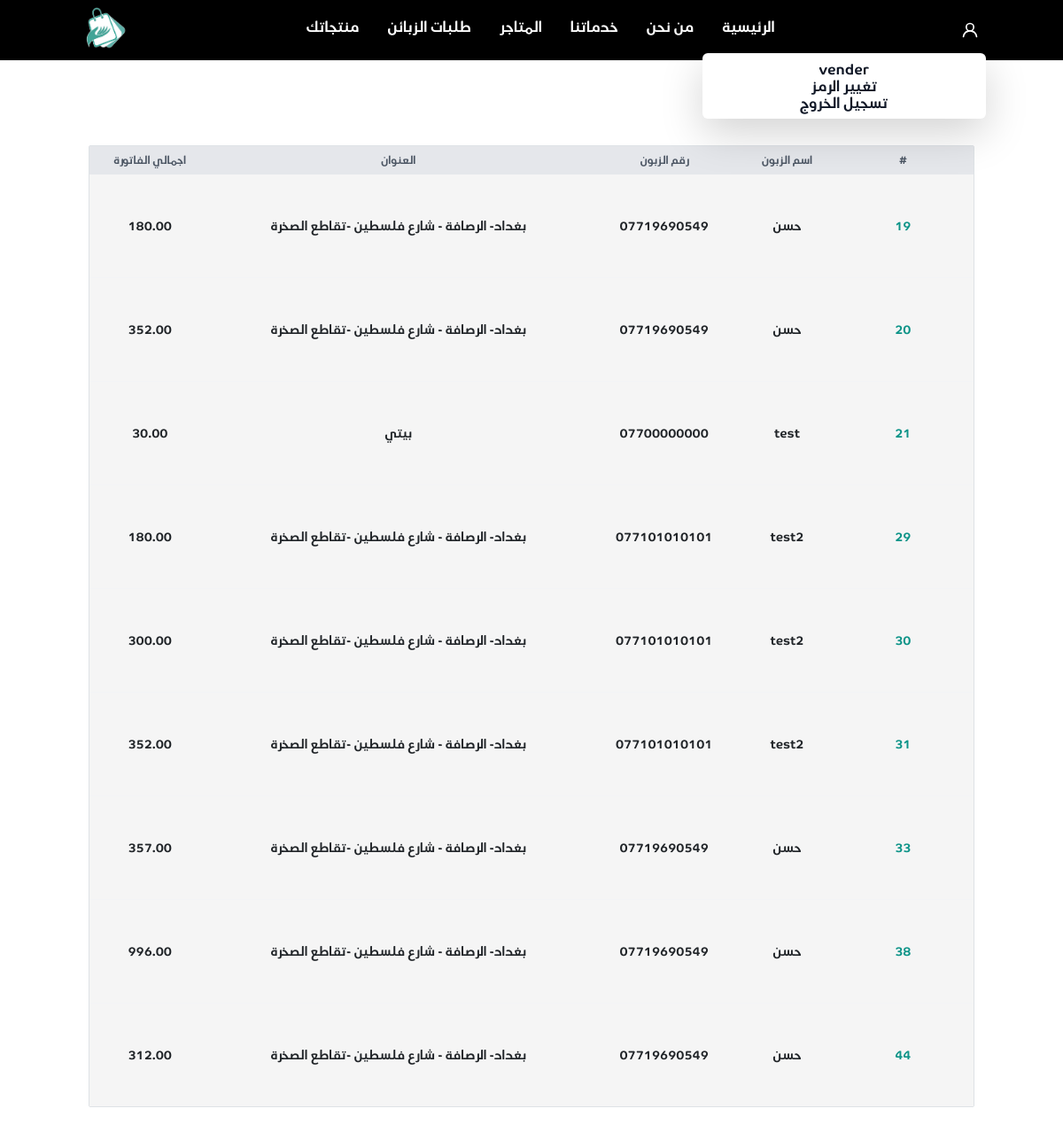
Page /vendor/view_customer_bills/ (signed in) on the committed database.
### jumla/models.py (models this page shows, shortened)
class User(AbstractUser):
    username = None
    phone_number = models.CharField(max_length=11, unique=True)
    address = models.CharField(max_length=255, null=True)
    USERNAME_FIELD = 'phone_number'
    REQUIRED_FIELDS = []
    objects = CustomUserManager()
    class Meta:
        verbose_name = "user"
        verbose_name_plural = "users"

class Bill(models.Model):
    cart = models.ForeignKey(Cart, on_delete=models.CASCADE, related_name="bill_cart")
    shop = models.ForeignKey(Shop, on_delete=models.CASCADE, related_name="shop_bill")
    products = models.ManyToManyField(Bill_Items, related_name="bill_products")
    Date = models.DateTimeField(default=timezone.now)
    total = models.DecimalField(max_digits=12, decimal_places=2, default=0)
    def get_total(self):
        self.total = sum(i.item.price * i.qty for i in self.products.all())
        self.save()
        return self.total

class Cart(models.Model):
    userOwner = models.ForeignKey(User, on_delete=models.CASCADE, related_name="user_cart")
    Date = models.DateTimeField(default=timezone.now)
    total = models.DecimalField(default=0, max_digits=12, decimal_places=2, null=True)
    checkout = models.BooleanField(default=False, null=True)
    city = models.ForeignKey(Governorate, on_delete=models.CASCADE, related_name="cart_city", null=True)

### jumla/decorators.py (the view)
        def wrapper_func(request, *args, **kwargs):
            group = None
            if request.user.groups.exists():
                group = request.user.groups.all()[0].name
            if group in allowed_roles:
                return view_func(request, *args, **kwargs)
            else:
                return HttpResponse('not in group')

### jumla/utilities/paginator.py (called while the page is built)
    def get_pages(self, page):
        self.page_nums = "a" * self.items.get_page(page).paginator.num_pages
        self.pages = self.items.get_page(page)
        return self.page_nums, self.pages

### jumla/views/vender.py (called while the page is built)
@login_required(login_url='login')
@allowed_users(allowed_roles=['vendor'])
def view_customer_bills(request):
    bills = Bill.objects.filter(cart__checkout=True, shop__shopOwner_id=request.user.id)
    for bill in bills:
        bill.total = bill.get_total()
        print(bill.total)
        if bill.total == 0:
            bill.delete()
    paginator_element = MyPaginator(bills, 10)
    page_number = request.GET.get('page')
    page_elements = paginator_element.get_pages(page_number)
    context = {"page_elements": page_elements[1], "page_nums": page_elements[0]}
    return render(request, 'jumla/vender/view_customer_bills.html', context)

### jumla/templates/jumla/vender/view_customer_bills.html
{% extends 'jumla/base/base.html' %}
{% load static %}
{% block content %}
<div class="py-24     min-h-screen">
  <div class="w-full  bg-white  rounded-sm border  border-gray-200">
    <div class="">
            <table class="w-full  bg-neutral-100">
                <thead class="text-xs font-semibold uppercase text-gray-600 bg-gray-200">
                    <tr>
                        <th class="p-2 whitespace-nowrap">
                            <div class="font-semibold text-center">#</div>
                        </th>
                        <th class="p-2 whitespace-nowrap">
                            <div class="font-semibold text-center">اسم الزبون</div>
                        </th>
                        <th class="p-2 whitespace-nowrap">
                            <div class="font-semibold text-center"> رقم الزبون</div>
                        </th>
                        <th class="p-2 whitespace-nowrap">
                            <div class="font-semibold text-center"> العنوان </div>
                        </th>
                        <th class="p-2 whitespace-nowrap">
                            <div class="font-semibold text-center"> اجمالي الفاتورة   </div>
                        </th>
                    </tr>
                </thead>
                <tbody class="text-sm divide-y   divide-gray-100">
                  {% for bill in page_elements %}
                    <tr>
                        <td class="p-5 whitespace-nowrap">
                            <div class="text-center text-teal-600"> <a href="{% url 'view_bill_products' bill.id %}">{{ bill.id }}</a> </div>
                        </td>
                        <td class="p-2 whitespace-nowrap">
                            <div class="text-center "> {{ bill.cart.userOwner.first_name}} </div>
                        </td>
                        <td class="p-2 whitespace-nowrap">
                            <div class="text-center font-medium "> {{ bill.cart.userOwner}} </div>
                        </td>
                        <td class="p-2 whitespace-nowrap">
                            <div class="text-sm text-center">{{ bill.cart.userOwner.address}} </div>
                        </td>
                        <td class="p-2 whitespace-nowrap">
                            <div class="text-sm text-center">{{ bill.total}} </div>
                        </td>
                    </tr>
  {% endfor %}
                </tbody>
            </table>
    </div>
  </div>
</div>
{% include 'jumla/base/paginator.html' %}
{% endblock %}

### jumla/templates/jumla/base/navbar.html (shortened to what this page needs)
{% load static %}
<nav class="bg-black">
        <div class="flex justify-around p-2 ">
            <div class="flex py-2 -mr-2">
                <div x-data="{ dropdownOpen: false }" class="relative ">
                    <button @click="dropdownOpen = !dropdownOpen" class="relative z-10 block rounded-md  p-2 focus:outline-none hover:bg-slate-500/75  drop-shadow-md rounded hover:ring-white">
                        <svg class="w-5 h-5     text-white   " xmlns="http://www.w3.org/2000/svg" viewBox="0 0 24 24"><path fill="#FFFFFF" d="M15.71,12.71a6,6,0,1,0-7.42,0,10,10,0,0,0-6.22,8.18,1,1,0,0,0,2,.22,8,8,0,0,1,15.9,0,1,1,0,0,0,1,.89h.11a1,1,0,0,0,.88-1.1A10,10,0,0,0,15.71,12.71ZM12,12a4,4,0,1,1,4-4A4,4,0,0,1,12,12Z"/></svg>
                    </button>
                    <div x-show="dropdownOpen" @click="dropdownOpen = false" class="fixed inset-0 h-full w-full z-10"></div>
                    <div x-show="dropdownOpen" class="absolute right-0 mt-2 bg-white rounded-md shadow-lg overflow-hidden z-20" style="width:20rem;">
                        <div class="py-2">
                            {% if user.is_authenticated %}
                                          <a href="#" class="transition-colors duration-200  w-full py-3 text-normal text-gray-900  border-b   hover:bg-teal-500 hover:text-white">
                                        <h1 class="text-center  text-medium  font-semibold ">
                                            <span >{{ user.first_name }}</span> </h1>
                                    </a>
                                          <a href="{% url 'change_password' %}" class="transition-colors duration-200  w-full w-full py-3 text-normal text-gray-900   hover:bg-teal-500 hover:text-white">
                                        <h1 class="text-center text-medium  font-semibold"> تغيير الرمز </h1>
                                    </a>
                                    <a href="{% url 'logout' %}" class="transition-colors duration-200  w-full py-3 text-normal text-gray-900 border-t hover:bg-teal-500 hover:text-white">
                                        <h1 class="text-center text-medium  font-semibold"> تسجيل الخروج   </h1>
                                    </a>
                                    {% endif %}
                        </div>
                    </div>
                </div>
            </div>
            <div class="m-1">
                <div class=" flex  p-2">
                    <a href="{% url 'home' %}" class = "text-white px-3 hover:text-slate-100 inline-block pl-10 ">
                   <h1 class="hover:text-gray-300">
                    الرئيسية
                    </h1>
                </a>
                <a href="{% url 'who_are_we' %}" class = "text-white px-3 inline-block pl-10">
                   <h1  class="hover:text-gray-300"> من نحن</h1></a>
                   <a href="{% url 'services' %}" class = "text-white px-3 inline-block pl-10">
                    <h1  class="hover:text-gray-300">خدماتنا</h1></a>
                     <a href="{% url 'show_markets' %}" class = "text-white px-3 inline-block pl-10">
                    <h1  class="hover:text-gray-300" >
                        المتاجر
                    </h1></a>
               {% if request.user.groups.all.first.name == "vendor" %}
                   <a href="{% url 'view_customer_bills' %}" class = "text-white px-3 inline-block pl-10">
                        <h1  class="hover:text-gray-300" >
                            طلبات الزبائن
                        </h1></a>
                   <a href="{% url 'vendor_home' %}" class = "text-white px-3 inline-block pl-10">
                        <h1  class="hover:text-gray-300" >
                            منتجاتك
                        </h1></a>
               {% endif %}
                </div>
            </div>
                   <div class="brand-image">
                  <img src="{% static 'jumla/images/shorja.jpg' %}" class="h-12 w-12" alt="">
                   </div>
        </div>
</nav>

### jumla/static/jumla/style.css (style rules this page uses)
body { font-family: air-arabia, sans-serif; }

### rows in the picture
User: first_name "vender"
Bill: id "19", cart.userOwner.first_name "حسن", cart.userOwner "07719690549", cart.userOwner.address "بغداد- الرصافة - شارع فلسطين -تقاطع الصخرة", total "180.00"
Bill: id "20", cart.userOwner.first_name "حسن", cart.userOwner "07719690549", cart.userOwner.address "بغداد- الرصافة - شارع فلسطين -تقاطع الصخرة", total "352.00"
Bill: id "21", cart.userOwner.first_name "test", cart.userOwner "07700000000", cart.userOwner.address "بيتي", total "30.00"
Bill: id "29", cart.userOwner.first_name "test2", cart.userOwner "077101010101", cart.userOwner.address "بغداد- الرصافة - شارع فلسطين -تقاطع الصخرة", total "180.00"
Bill: id "30", cart.userOwner.first_name "test2", cart.userOwner "077101010101", cart.userOwner.address "بغداد- الرصافة - شارع فلسطين -تقاطع الصخرة", total "300.00"
Bill: id "31", cart.userOwner.first_name "test2", cart.userOwner "077101010101", cart.userOwner.address "بغداد- الرصافة - شارع فلسطين -تقاطع الصخرة", total "352.00"
Bill: id "33", cart.userOwner.first_name "حسن", cart.userOwner "07719690549", cart.userOwner.address "بغداد- الرصافة - شارع فلسطين -تقاطع الصخرة", total "357.00"
Bill: id "38", cart.userOwner.first_name "حسن", cart.userOwner "07719690549", cart.userOwner.address "بغداد- الرصافة - شارع فلسطين -تقاطع الصخرة", total "996.00"
Bill: id "44", cart.userOwner.first_name "حسن", cart.userOwner "07719690549", cart.userOwner.address "بغداد- الرصافة - شارع فلسطين -تقاطع الصخرة", total "312.00"
